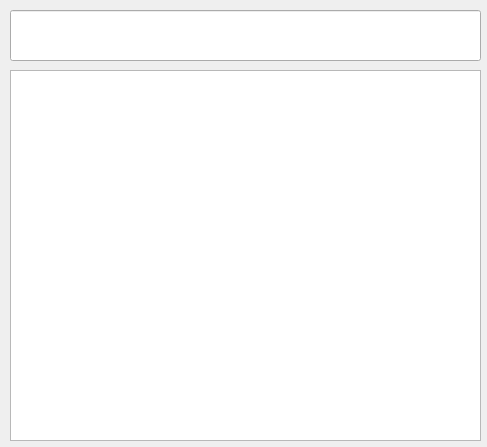
<?xml version="1.0" encoding="UTF-8"?>
<ui version="4.0">
 <class>SyaringanWidget</class>
 <widget class="QWidget" name="SyaringanWidget">
  <property name="geometry">
   <rect>
    <x>0</x>
    <y>0</y>
    <width>487</width>
    <height>447</height>
   </rect>
  </property>
  <property name="windowTitle">
   <string>SyaringanWidget</string>
  </property>
  <widget class="QLineEdit" name="lineEditInput">
   <property name="geometry">
    <rect>
     <x>10</x>
     <y>10</y>
     <width>471</width>
     <height>51</height>
    </rect>
   </property>
  </widget>
  <widget class="QListWidget" name="listWidgetResult">
   <property name="geometry">
    <rect>
     <x>10</x>
     <y>70</y>
     <width>471</width>
     <height>371</height>
    </rect>
   </property>
  </widget>
 </widget>
 <layoutdefault spacing="6" margin="11"/>
 <resources/>
 <connections/>
</ui>
